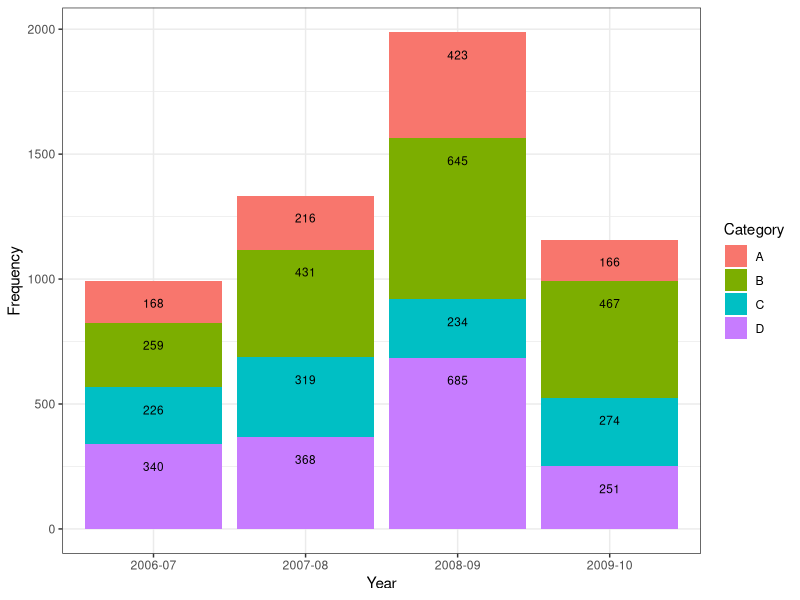
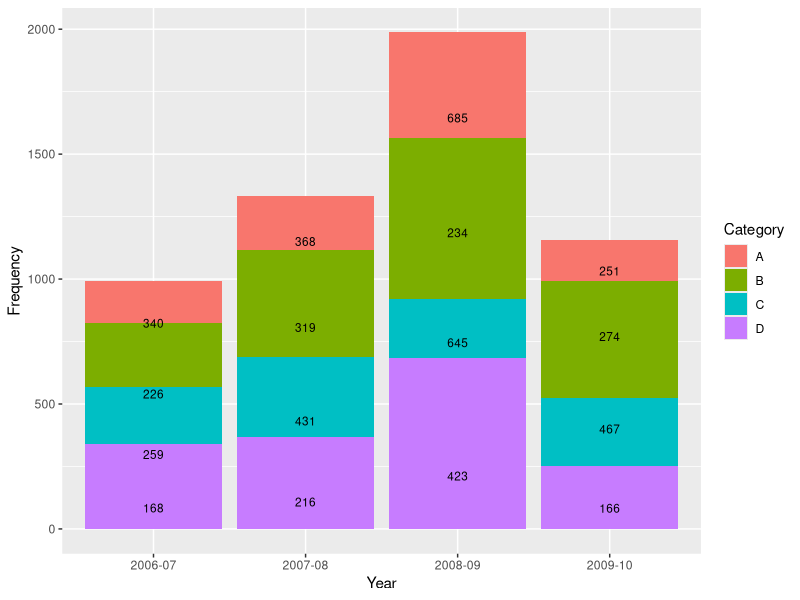
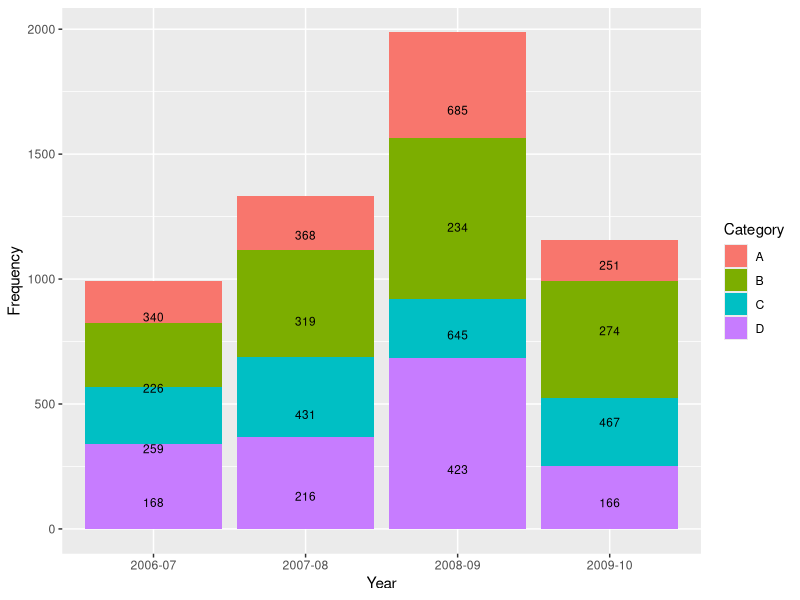

The R source for these figures, in order:
## ---- chunk 1
Year      <- c(rep(c("2006-07", "2007-08", "2008-09", "2009-10"), each = 4))
Category  <- c(rep(c("A", "B", "C", "D"), times = 4))
Frequency <- c(168, 259, 226, 340, 216, 431, 319, 368, 423, 645, 234, 685, 166, 467, 274, 251)
Data      <- data.frame(Year, Category, Frequency)
library(ggplot2)
p <- ggplot(Data, aes(Year, Frequency, fill = Category)) +
  geom_bar(stat = "identity") +
  theme_bw()
p + geom_text(aes(label = Frequency), size = 3, hjust = 0.5, vjust = 3, position = "stack") 
## ---- chunk 2
library(plyr)
library(ggplot2)

# calculate midpoints of bars (simplified using comment by @DWin)
Data <- ddply(Data, .(Year), transform, pos = cumsum(Frequency) - (0.5 * Frequency))

# plot bars and add text
p <- ggplot(Data, aes(x = Year, y = Frequency)) +
     geom_bar(aes(fill = Category), stat="identity") +
     geom_text(aes(label = Frequency, y = pos), size = 3)
## ---- chunk 3
library(plyr)
library(ggplot2)
Year      <- c(rep(c("2006-07", "2007-08", "2008-09", "2009-10"), each = 4))
Category  <- c(rep(c("A", "B", "C", "D"), times = 4))
Frequency <- c(168, 259, 226, 340, 216, 431, 319, 368, 423, 645, 234, 685, 166, 467, 274, 251)
Data      <- data.frame(Year, Category, Frequency)

# calculate midpoints of bars (simplified using comment by @DWin)
Data <- ddply(Data, .(Year), transform, pos = cumsum(Frequency) - (0.5 * Frequency))

# plot bars and add text
p <- ggplot(Data, aes(x = Year, y = Frequency)) +
     geom_bar(aes(fill = Category), stat="identity") +
     geom_text(aes(label = Frequency, y = pos), size = 3)
p
## ---- chunk 4
p <- ggplot(Data, aes(x = Year, y = Frequency)) +
  geom_bar(aes(fill = Category), stat="identity") +
  geom_text(aes(label = Frequency), size = 3, position = "stack", vjust = Frequency/75)
p
